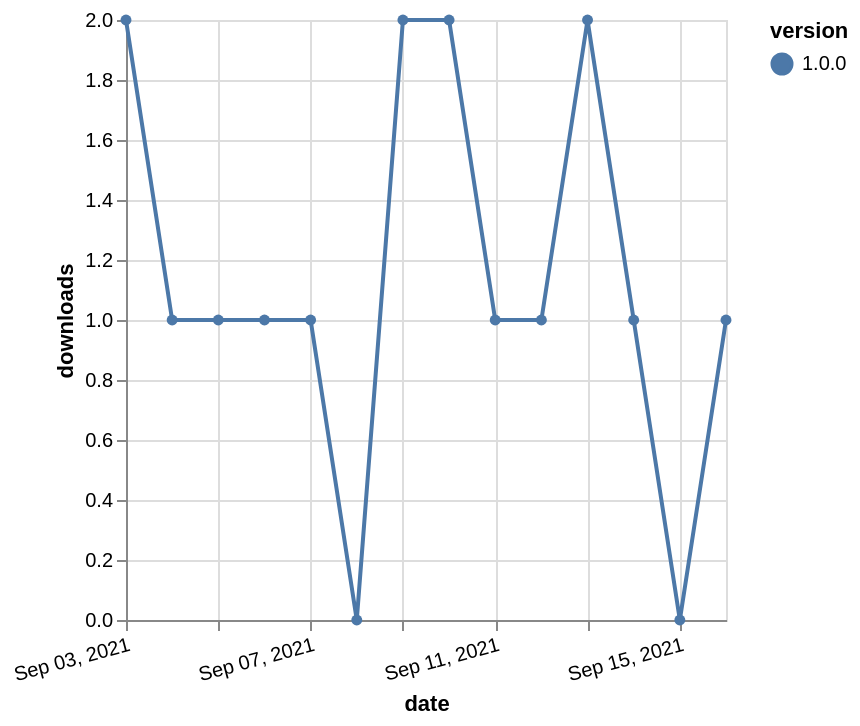

Write a Vega-Lite specification for this figure.
### Vega-Lite specification from a JSON file in a GitHub repository (floating-point values rounded to 4 significant figures)
{"$schema": "https://vega.github.io/schema/vega-lite/v5.json", "description": "A simple bar chart with embedded data.", "data": {"values": [{"date": "2021-09-03", "total": 117, "delta": 2, "version": "1.0.0"}, {"date": "2021-09-04", "total": 118, "delta": 1, "version": "1.0.0"}, {"date": "2021-09-05", "total": 119, "delta": 1, "version": "1.0.0"}, {"date": "2021-09-06", "total": 120, "delta": 1, "version": "1.0.0"}, {"date": "2021-09-07", "total": 121, "delta": 1, "version": "1.0.0"}, {"date": "2021-09-08", "total": 121, "delta": 0, "version": "1.0.0"}, {"date": "2021-09-09", "total": 123, "delta": 2, "version": "1.0.0"}, {"date": "2021-09-10", "total": 125, "delta": 2, "version": "1.0.0"}, {"date": "2021-09-11", "total": 126, "delta": 1, "version": "1.0.0"}, {"date": "2021-09-12", "total": 127, "delta": 1, "version": "1.0.0"}, {"date": "2021-09-13", "total": 129, "delta": 2, "version": "1.0.0"}, {"date": "2021-09-14", "total": 130, "delta": 1, "version": "1.0.0"}, {"date": "2021-09-15", "total": 130, "delta": 0, "version": "1.0.0"}, {"date": "2021-09-16", "total": 131, "delta": 1, "version": "1.0.0"}]}, "width": "container", "mark": {"type": "line", "point": {"filled": true}}, "encoding": {"x": {"field": "date", "type": "temporal", "timeUnit": "yearmonthdate", "title": "date", "axis": {"labelAngle": -15}}, "y": {"field": "delta", "type": "quantitative", "title": "downloads"}, "color": {"field": "version", "type": "nominal"}, "tooltip": {"field": "delta"}}}
